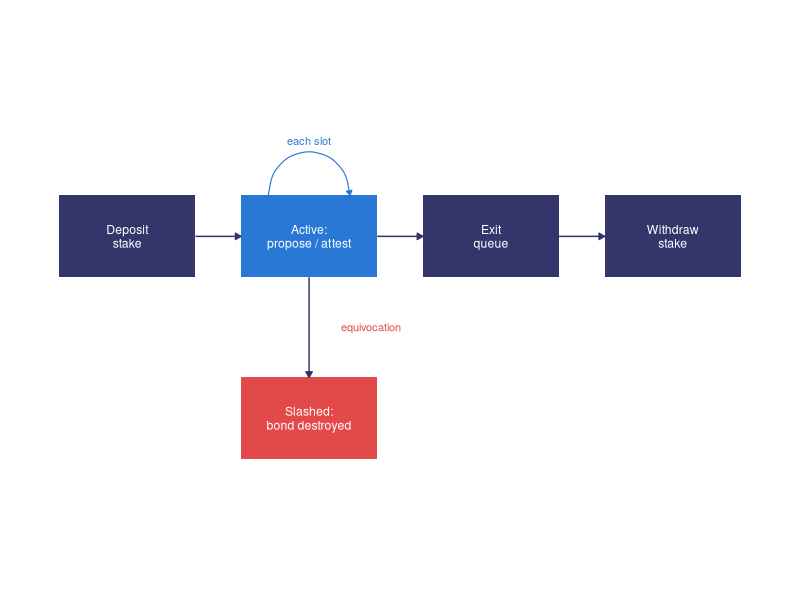
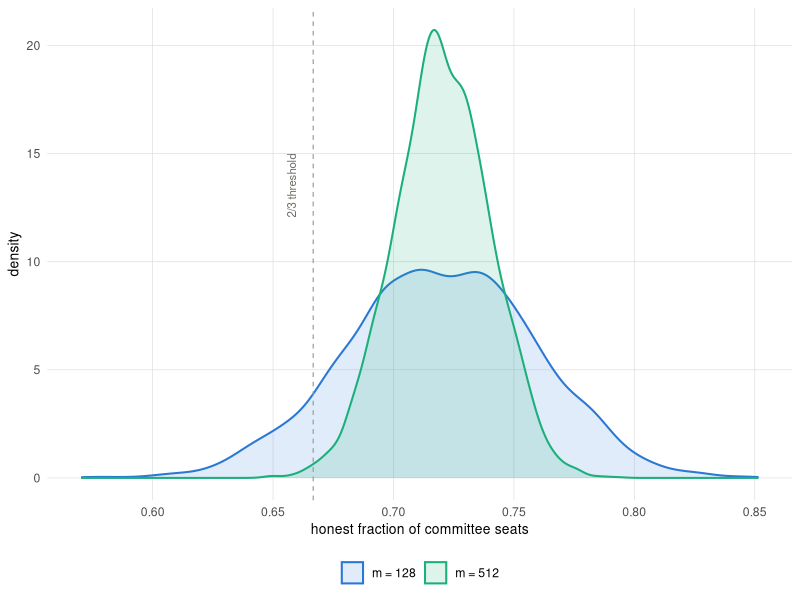
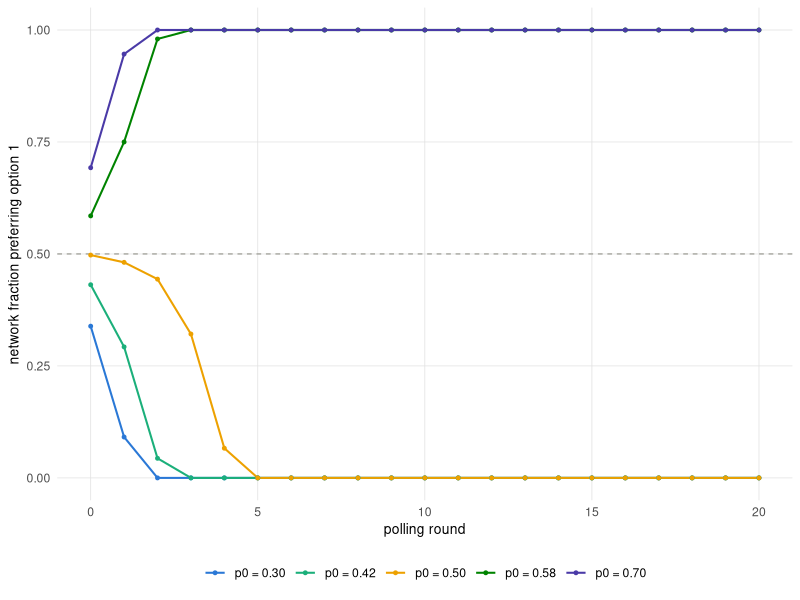
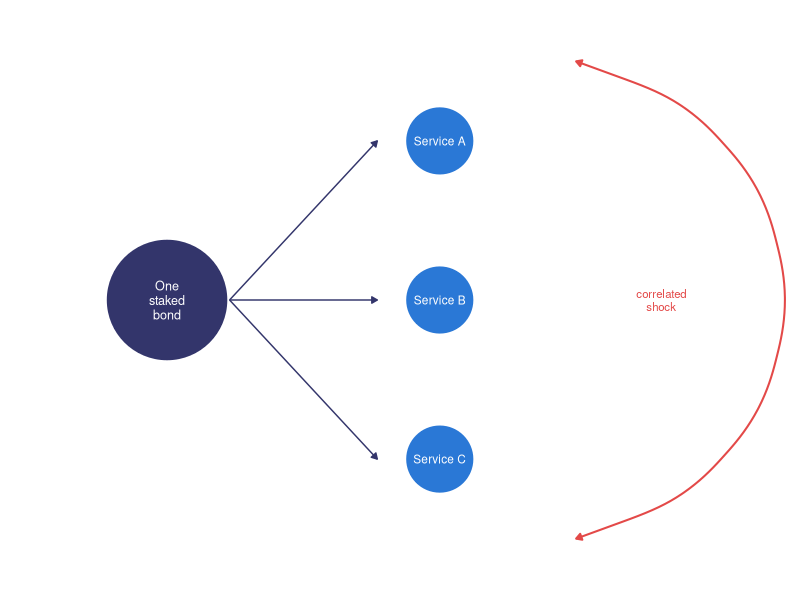
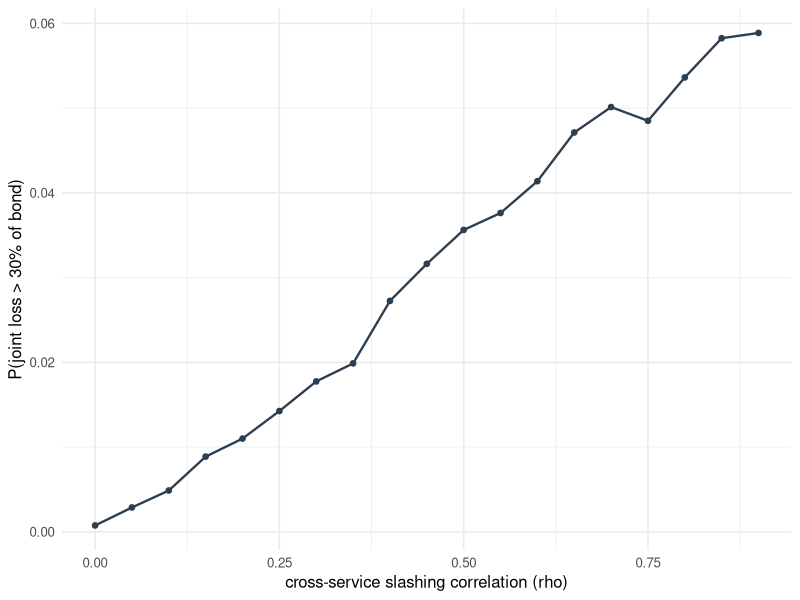

The R script that drew these images, in order:
## ---- chunk 1
#| label: fig-validator-lifecycle
#| fig-cap: 'A validator bond moves from deposit, through the repeated per-slot duty of proposing and attesting, to one of two exits: a voluntary withdrawal, or the involuntary destruction of the bond by slashing when the validator equivocates.'
#| fig-width: 7
#| fig-height: 3.4
library(ggplot2)
library(tibble)

PAL <- c('#2a78d6', '#1baf7a', '#eda100', '#008300',
         '#4a3aa7', '#e34948', '#e87ba4', '#eb6834')
book_theme <- ggplot2::theme_minimal(base_size = 11) +
  ggplot2::theme(
    panel.grid.minor = ggplot2::element_blank(),
    panel.grid.major = ggplot2::element_line(
      linewidth = 0.25, colour = 'grey88'),
    axis.title = ggplot2::element_text(size = 10),
    legend.position = 'bottom'
  )

nodes <- tibble::tribble(
  ~id,        ~x, ~y, ~label,                        ~fill,
  'deposit',  1,  3,  'Deposit\nstake',              '#33356b',
  'active',   3,  3,  'Active:\npropose / attest',   '#2a78d6',
  'exit',     5,  3,  'Exit\nqueue',                 '#33356b',
  'withdraw', 7,  3,  'Withdraw\nstake',             '#33356b',
  'slashed',  3,  1,  'Slashed:\nbond destroyed',    '#e34948'
)
edges <- tibble::tribble(
  ~x,    ~y,   ~xend, ~yend,
  1.75,  3,    2.25,  3,
  3.75,  3,    4.25,  3,
  5.75,  3,    6.25,  3,
  3,     2.55, 3,     1.45
)
ggplot() +
  geom_tile(data = nodes, aes(x, y, fill = fill),
            width = 1.5, height = 0.9, colour = NA) +
  geom_text(data = nodes, aes(x, y, label = label),
            colour = 'white', size = 3.1, lineheight = 0.95) +
  geom_segment(data = edges,
               aes(x = x, y = y, xend = xend, yend = yend),
               arrow = arrow(length = unit(0.16, 'cm'),
                             type = 'closed'),
               colour = '#33356b', linewidth = 0.5) +
  geom_curve(aes(x = 2.55, y = 3.45, xend = 3.45, yend = 3.45),
             curvature = -1.1,
             arrow = arrow(length = unit(0.14, 'cm'),
                           type = 'closed'),
             colour = '#2a78d6', linewidth = 0.4) +
  annotate('text', x = 3, y = 4.05, label = 'each slot',
           colour = '#2a78d6', size = 2.8) +
  annotate('text', x = 3.35, y = 2, label = 'equivocation',
           colour = '#e34948', size = 2.8, hjust = 0) +
  scale_fill_identity() +
  coord_equal(xlim = c(0, 8), ylim = c(0.3, 4.3)) +
  theme_void()
## ---- chunk 2
pow_attack_cost <- function(network_hashrate_ths, hours,
                            rent_per_ths_hour) {
  0.51 * network_hashrate_ths * hours * rent_per_ths_hour
}
pos_attack_cost <- function(total_staked_usd, slash_fraction = 1) {
  0.34 * total_staked_usd * slash_fraction
}

c(pow = pow_attack_cost(4e8, 6, 0.02),
  pos = pos_attack_cost(1e11, 1))
## ---- chunk 3
library(dplyr)
library(tibble)

set.seed(23)
n_validators <- 5000
# SYNTHETIC: heterogeneous stakes, heavy-tailed as on-chain.
stake <- rlnorm(n_validators, meanlog = 0, sdlog = 1)
stake <- stake / sum(stake)

# Label a random set of validators 'honest' holding ~80% of stake.
target_honest <- 0.80
ord <- sample(n_validators)
cum <- cumsum(stake[ord])
is_honest <- logical(n_validators)
is_honest[ord[cum <= target_honest]] <- TRUE
pi_honest <- sum(stake[is_honest])

committee_size <- 400
draw_committee <- function() {
  seats <- sample(n_validators, committee_size,
                  replace = TRUE, prob = stake)
  mean(is_honest[seats])
}

reps <- replicate(3000, draw_committee())
hoeffding_bound <- 2 * exp(-2 * committee_size * 0.10^2)
tibble(
  pop_honest_share = pi_honest,
  mean_committee_honest = mean(reps),
  sd_committee_honest = sd(reps),
  p_committee_below_two_thirds = mean(reps < 2 / 3),
  hoeffding_bound_at_t_0.10 = hoeffding_bound
)
## ---- chunk 4
#| label: fig-committee-concentration
#| fig-cap: 'A larger committee is a tighter estimator of the honest stake share, so the chance of drawing a committee below the two-thirds safety threshold falls sharply as the size grows from 128 to 512 seats. The honest fraction is held near seventy-two percent, close to the threshold, to keep the shrinking unsafe tail visible; under a realistic honest majority it is far smaller.'
#| fig-width: 6
#| fig-height: 3.6
set.seed(512)
n_val <- 5000
# SYNTHETIC: heavy-tailed stakes; honest fraction set near threshold.
stake_c <- rlnorm(n_val, meanlog = 0, sdlog = 1)
stake_c <- stake_c / sum(stake_c)
pi_h <- 0.72
ord_c <- sample(n_val)
cum_c <- cumsum(stake_c[ord_c])
is_h <- logical(n_val)
is_h[ord_c[cum_c <= pi_h]] <- TRUE

draw_share <- function(m) {
  mean(is_h[sample(n_val, m, replace = TRUE, prob = stake_c)])
}
conc <- tibble::tibble(
  share = c(replicate(4000, draw_share(128)),
            replicate(4000, draw_share(512))),
  committee = rep(c('m = 128', 'm = 512'), each = 4000)
)
ggplot(conc, aes(share, colour = committee, fill = committee)) +
  geom_density(alpha = 0.14, linewidth = 0.7) +
  geom_vline(xintercept = 2 / 3, linetype = 'dashed',
             colour = '#9a9a92', linewidth = 0.4) +
  annotate('text', x = 2 / 3 - 0.006, y = 15,
           label = '2/3 threshold', colour = '#6f6f68',
           size = 2.9, hjust = 1, vjust = -0.3, angle = 90) +
  scale_colour_manual(values = PAL[1:2]) +
  scale_fill_manual(values = PAL[1:2]) +
  labs(x = 'honest fraction of committee seats',
       y = 'density', colour = NULL, fill = NULL) +
  book_theme
## ---- chunk 5
#| label: fig-avalanche-metastable
#| fig-cap: 'SYNTHETIC. Several repeated-subsampling trajectories of the network fraction preferring one option, over polling rounds, on a small peer network. Preferences starting below the one-half tipping fraction die out toward zero, while those above it sweep to near-unanimity, the two metastable absorbing states. The same threshold behaviour is the epidemic threshold of infectious-disease models in another costume.'
#| fig-width: 6
#| fig-height: 3.6
library(ggplot2)
library(tibble)

PAL <- c('#2a78d6', '#1baf7a', '#eda100', '#008300',
         '#4a3aa7', '#e34948', '#e87ba4', '#eb6834')
book_theme <- ggplot2::theme_minimal(base_size = 11) +
  ggplot2::theme(
    panel.grid.minor = ggplot2::element_blank(),
    panel.grid.major = ggplot2::element_line(
      linewidth = 0.25, colour = 'grey88'),
    axis.title = ggplot2::element_text(size = 10),
    legend.position = 'bottom'
  )

set.seed(206)
# SYNTHETIC: repeated-subsampling reinforcement on a peer network.
n_nodes <- 800
sample_k <- 15
n_rounds <- 20
starts <- c(0.30, 0.42, 0.50, 0.58, 0.70)

run_trajectory <- function(p0) {
  pref <- as.integer(runif(n_nodes) < p0)
  frac <- numeric(n_rounds + 1)
  frac[1] <- mean(pref)
  for (r in seq_len(n_rounds)) {
    new_pref <- pref
    for (i in seq_len(n_nodes)) {
      peers <- sample.int(n_nodes, sample_k, replace = TRUE)
      new_pref[i] <- as.integer(mean(pref[peers]) > 0.5)
    }
    pref <- new_pref
    frac[r + 1] <- mean(pref)
  }
  frac
}

traj <- lapply(starts, run_trajectory)
df <- do.call(rbind, lapply(seq_along(starts), function(j) {
  tibble::tibble(
    round = 0:n_rounds,
    frac = traj[[j]],
    start = sprintf('p0 = %.2f', starts[j])
  )
}))

ggplot(df, aes(round, frac, colour = start)) +
  geom_hline(yintercept = 0.5, linetype = 'dashed',
             colour = '#9a9a92', linewidth = 0.4) +
  geom_line(linewidth = 0.7) +
  geom_point(size = 1.0) +
  scale_colour_manual(values = PAL[seq_along(starts)]) +
  labs(x = 'polling round',
       y = 'network fraction preferring option 1',
       colour = NULL) +
  book_theme
## ---- chunk 6
#| label: fig-restaking-rehypothecation
#| fig-cap: 'Restaking rehypothecates one bonded pool to secure several services at once, so a single correlated shock can slash the same capital from several directions together. It is the situation of a reinsurer: one reserve written against many liabilities that may fail together.'
#| fig-width: 6.2
#| fig-height: 4
pool <- tibble::tibble(x = 0, y = 0, label = 'One\nstaked\nbond')
svc <- tibble::tibble(
  x = c(2.4, 2.4, 2.4),
  y = c(1.4, 0, -1.4),
  label = c('Service A', 'Service B', 'Service C')
)
spokes <- tibble::tibble(
  x = 0.55, y = 0,
  xend = svc$x - 0.55, yend = svc$y
)
ggplot() +
  geom_segment(data = spokes,
               aes(x = x, y = y, xend = xend, yend = yend),
               arrow = arrow(length = unit(0.16, 'cm'),
                             type = 'closed'),
               colour = '#33356b', linewidth = 0.5) +
  annotate('curve', x = 3.6, y = 2.1, xend = 3.6, yend = -2.1,
           curvature = -0.9, colour = '#e34948', linewidth = 0.7,
           arrow = arrow(length = unit(0.16, 'cm'),
                         ends = 'both', type = 'closed')) +
  annotate('text', x = 4.35, y = 0, label = 'correlated\nshock',
           colour = '#e34948', size = 2.9, lineheight = 0.95) +
  geom_point(data = svc, aes(x, y), size = 22, shape = 21,
             fill = '#2a78d6', colour = '#2a78d6') +
  geom_text(data = svc, aes(x, y, label = label),
            colour = 'white', size = 3.0) +
  geom_point(data = pool, aes(x, y), size = 40, shape = 21,
             fill = '#33356b', colour = '#33356b') +
  geom_text(data = pool, aes(x, y, label = label),
            colour = 'white', size = 3.2, lineheight = 0.95) +
  coord_equal(xlim = c(-1.1, 5.2), ylim = c(-2.4, 2.4)) +
  theme_void()
## ---- chunk 7
library(tibble)

# Cholesky-based correlated normal draws, so no MASS dependency.
rmvn <- function(n, Sigma) {
  matrix(rnorm(n * ncol(Sigma)), n) %*% chol(Sigma)
}

set.seed(9)
simulate_restaking_loss <- function(n_services = 10, rho = 0.0,
                                    p_slash = 0.05, sims = 5000) {
  Sigma <- matrix(rho, n_services, n_services)
  diag(Sigma) <- 1
  z <- rmvn(sims, Sigma)
  thresh <- qnorm(p_slash)
  slashed <- z < thresh
  rowSums(slashed) / n_services
}

loss_indep <- simulate_restaking_loss(rho = 0.0)
loss_corr  <- simulate_restaking_loss(rho = 0.7)
tibble(
  scenario = c('independent', 'correlated (rho=0.7)'),
  mean_loss = c(mean(loss_indep), mean(loss_corr)),
  p_loss_over_30pct = c(mean(loss_indep > 0.3), mean(loss_corr > 0.3))
)
## ---- chunk 8
#| label: fig-restaking-rho
#| fig-cap: "SYNTHETIC. Probability that restaking's joint slashing loss exceeds thirty percent of the bond, as the cross-service slashing correlation rises, at a fixed marginal slashing probability of 0.05. Because the marginal is held fixed, the mean loss is unchanged along the curve; only the tail moves. A multi-site trial exhibits the same shape when a shared frailty couples site-level dropout: the marginal dropout rate is unmoved, but the variance of any aggregate estimate thickens with correlation."
library(ggplot2)

set.seed(94)
rho_grid <- seq(0, 0.9, by = 0.05)
p_tail <- vapply(rho_grid, function(r) {
  mean(simulate_restaking_loss(rho = r, sims = 8000) > 0.3)
}, numeric(1))
tail_curve <- tibble::tibble(rho = rho_grid, p_tail = p_tail)

ggplot(tail_curve, aes(rho, p_tail)) +
  geom_line(linewidth = 0.8, colour = '#2c3e50') +
  geom_point(size = 1.6, colour = '#2c3e50') +
  labs(x = 'cross-service slashing correlation (rho)',
       y = 'P(joint loss > 30% of bond)') +
  theme_minimal(base_size = 12)
